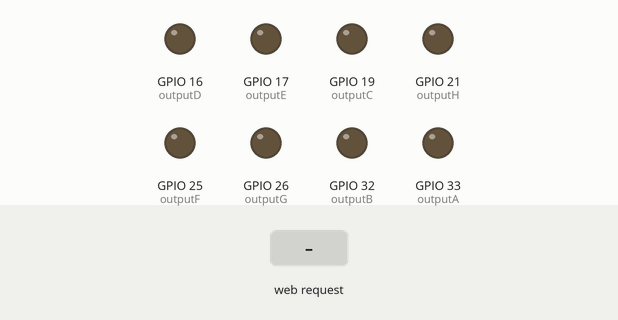
A sketch run on a simulated ESP32. Shown: output pins drawn as LEDs (lit = HIGH). The inputs (shaded band) are chosen by the test bench. WiFi joins after 1.5 s; servers stay silent unless stated; what the sketch prints to the serial monitor is not drawn.

Above: at 2.7 s.
2.8 s: HTTP request GET /A/on received
At 3.8 s:
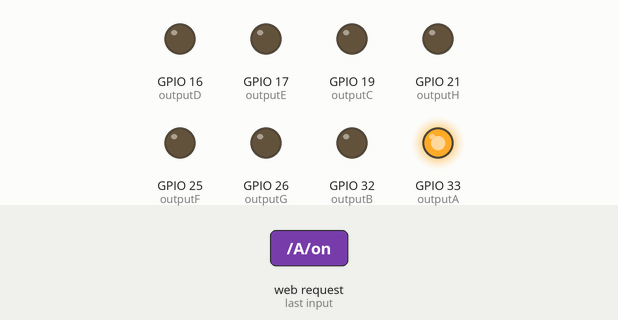
4.3 s: HTTP request GET /B/on received
At 5.0 s:
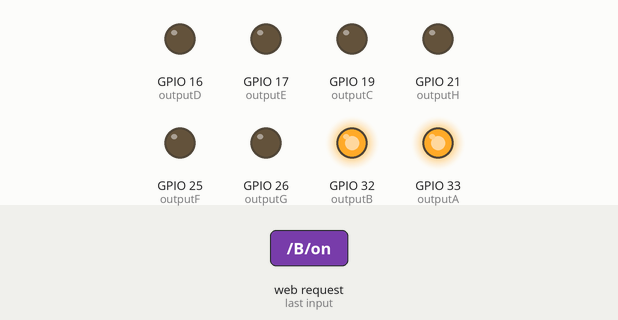
5.8 s: HTTP request GET /A/off received
At 6.1 s:
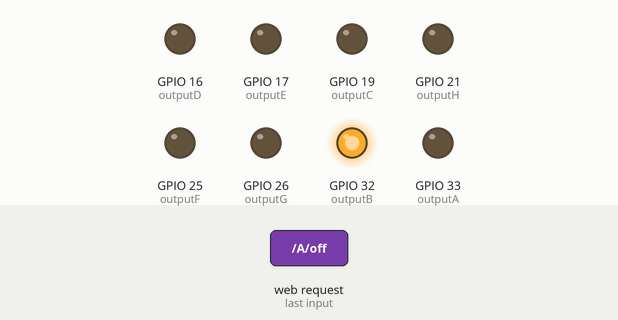
7.3 s: HTTP request GET /C/on received
At 8.5 s:
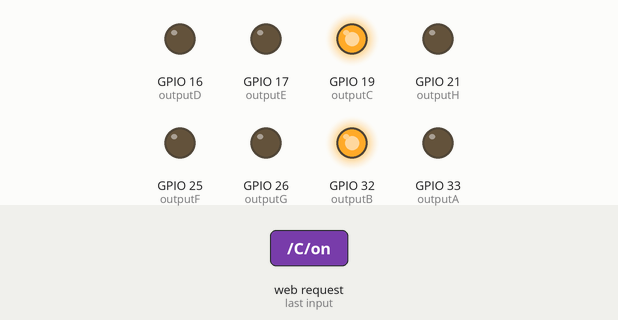
8.8 s: HTTP request GET /B/off received
At 9.6 s:
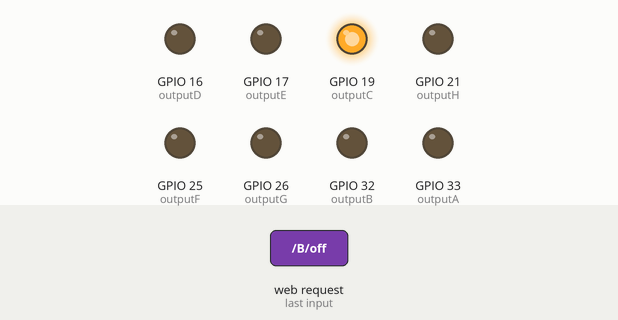
10.3 s: HTTP request GET /D/on received
At 10.7 s:
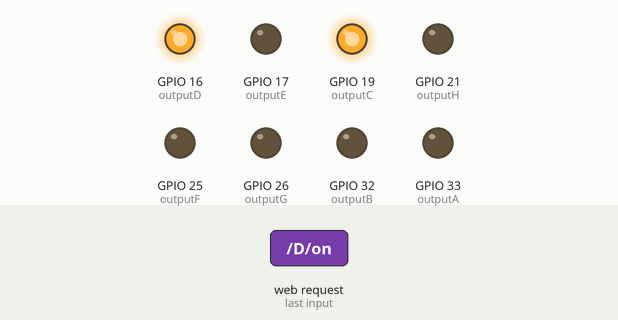
Timing chart, 0 to 12.8 s (numbered marks = the images above; inputs shaded):
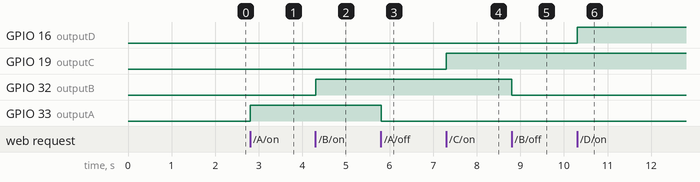

The sketch:

Practica_10_botonesDisplay.ino
```cpp
#include <WiFi.h>

// Replace with your network credentials
const char* ssid = "Nostromo180924609";
const char* password = "499FDF854qSVh84E";
// Set web server port number to 80
WiFiServer server(80);
// Variable to store the HTTP request
String header;
// Auxiliar variables to store the current output state
String outputAState = "off";
String outputBState = "off";
String outputCState = "off";
String outputDState = "off";
String outputEState = "off";
String outputFState = "off";
String outputGState = "off";
String outputHState = "off";
// Assign output variables to GPIO pins
const int outputA = 33;
const int outputB = 32;
const int outputC = 19;
const int outputD = 16;
const int outputE = 17;
const int outputF = 25;
const int outputG = 26;
const int outputH = 21;
// Current time
unsigned long currentTime = millis();
// Previous time
unsigned long previousTime = 0;
// Define timeout time in milliseconds (example: 2000ms = 2s)
const long timeoutTime = 2000;
void setup() {
Serial.begin(115200);
// Initialize the output variables as outputs
pinMode(outputA, OUTPUT);
pinMode(outputB, OUTPUT);
pinMode(outputC, OUTPUT);
pinMode(outputD, OUTPUT);
pinMode(outputE, OUTPUT);
pinMode(outputF, OUTPUT);
pinMode(outputG, OUTPUT);
pinMode(outputH, OUTPUT);
// Set outputs to LOW
digitalWrite(outputA, LOW);
digitalWrite(outputB, LOW);
digitalWrite(outputC, LOW);
digitalWrite(outputD, LOW);
digitalWrite(outputE, LOW);
digitalWrite(outputF, LOW);
digitalWrite(outputG, LOW);
digitalWrite(outputH, LOW);
// Connect to Wi-Fi network with SSID and password
Serial.print("Connecting to ");
Serial.println(ssid);
WiFi.begin(ssid, password);
while (WiFi.status() != WL_CONNECTED) {
delay(500);

Serial.print(".");
}
// Print local IP address and start web server
Serial.println("");
Serial.println("WiFi connected.");
Serial.println("IP address: ");
Serial.println(WiFi.localIP());
server.begin();
}
void loop(){
WiFiClient client = server.available(); // Listen for incoming clients
if (client) { // If a new client connects,
currentTime = millis();
previousTime = currentTime;
Serial.println("New Client."); // print a message out in the serial port
String currentLine = ""; // make a String to hold incoming data from the client
while (client.connected() && currentTime - previousTime <= timeoutTime)
{ // loop while the client's connected
currentTime = millis();
if (client.available()) { // if there's bytes to read from the client,
char c = client.read(); // read a byte, then
Serial.write(c); // print it out the serial monitor
header += c;
if (c == '\n') { // if the byte is a newline character
// if the current line is blank, you got two newline characters in a row.
// that's the end of the client HTTP request, so send a response:
if (currentLine.length() == 0) {
// HTTP headers always start with a response code (e.g.HTTP/1.1 200 OK)
// and a content-type so the client knows what's coming, then a blank line:
client.println("HTTP/1.1 200 OK");
client.println("Content-type:text/html");
client.println("Connection: close");
client.println();

// turns the GPIOs on and off
if (header.indexOf("GET /A/on") >= 0) {
Serial.println("GPIO A on");
outputAState = "on";
digitalWrite(outputA, HIGH);
} else if (header.indexOf("GET /A/off") >= 0) {
Serial.println("GPIO A off");
outputAState = "off";
digitalWrite(outputA, LOW);
} else if (header.indexOf("GET /B/on") >= 0) {
Serial.println("GPIO B on");
outputBState = "on";
digitalWrite(outputB, HIGH);
} else if (header.indexOf("GET /B/off") >= 0) {
Serial.println("GPIO B off");
outputBState = "off";
digitalWrite(outputB, LOW);///
} else if (header.indexOf("GET /C/on") >= 0) {
Serial.println("GPIO C on");
outputCState = "on";
digitalWrite(outputC, HIGH);
} else if (header.indexOf("GET /C/off") >= 0) {
Serial.println("GPIO C off");
outputCState = "off";
digitalWrite(outputC, LOW); //
} else if (header.indexOf("GET /D/on") >= 0) {
Serial.println("GPIO D on");
outputDState = "on";
digitalWrite(outputD, HIGH);
} else if (header.indexOf("GET /D/off") >= 0) {
Serial.println("GPIO D off");
outputDState = "off";
digitalWrite(outputD, LOW); ///
} else if (header.indexOf("GET /E/on") >= 0) {
Serial.println("GPIO E on");
outputEState = "on";
digitalWrite(outputE, HIGH);
} else if (header.indexOf("GET /E/off") >= 0) {
Serial.println("GPIO E off");
outputEState = "off";
digitalWrite(outputE, LOW); //
} else if (header.indexOf("GET /F/on") >= 0) {
Serial.println("GPIO F on");
outputFState = "on";
digitalWrite(outputF, HIGH);
} else if (header.indexOf("GET /F/off") >= 0) {
Serial.println("GPIO F off");
outputFState = "off";
digitalWrite(outputF, LOW); //
} else if (header.indexOf("GET /G/on") >= 0) {
Serial.println("GPIO G on");
outputGState = "on";
digitalWrite(outputG, HIGH);
} else if (header.indexOf("GET /G/off") >= 0) {
Serial.println("GPIO G off");
outputGState = "off";
digitalWrite(outputG, LOW); ///
} else if (header.indexOf("GET /H/on") >= 0) {
Serial.println("GPIO H on");
outputHState = "on";
digitalWrite(outputH, HIGH);
} else if (header.indexOf("GET /H/off") >= 0) {
Serial.println("GPIO H off");
outputHState = "off";
digitalWrite(outputH, LOW);
}
// Display the HTML web page
client.println("<!DOCTYPE html><html>");
client.println("<head><meta name=\"viewport\"content=\"width=device-width, initial-scale=1\">");
client.println("<link rel=\"icon\" href=\"data:,\">");
// CSS to style the on/off buttons
// Feel free to change the background-color and font-size attributes to fit your preferences
client.println("<style>html { font-family: Helvetica; display:inline-block; margin: 0px auto; text-align: center;}");
client.println(".button { background-color: #4CAF50; border:none; color: white; padding: 16px 40px;");
client.println("text-decoration: none; font-size: 30px; margin:2px; cursor: pointer;}");
client.println(".button2 {background-color:#555555;}</style></head>");
// Web Page Heading
client.println("<body><h1>ESP32 Web Server</h1>");
// Display current state, and ON/OFF buttons for GPIO 26
client.println("<p>GPIO A - State " + outputAState + "</p>");
// If the output26State is off, it displays the ON button

if (outputAState=="off") {
client.println("<p><a href=\"/A/on\"><buttonclass=\"button\">ON</button></a></p>");
} else {
client.println("<p><a href=\"/A/off\"><button class=\"buttonbutton2\">OFF</button></a></p>");
}
// Display current state, and ON/OFF buttons for GPIO 27
client.println("<p>GPIO B - State " + outputBState + "</p>");
// If the output27State is off, it displays the ON button
if (outputBState=="off") {
client.println("<p><a href=\"/B/on\"><buttonclass=\"button\">ON</button></a></p>");
} else {
client.println("<p><a href=\"/B/off\"><button class=\"buttonbutton2\">OFF</button></a></p>");
}
client.println("</body></html>");//
client.println("<p>GPIO C - State " + outputCState + "</p>");
// If the output27State is off, it displays the ON button
if (outputCState=="off") {
client.println("<p><a href=\"/C/on\"><buttonclass=\"button\">ON</button></a></p>");
} else {
client.println("<p><a href=\"/C/off\"><button class=\"buttonbutton2\">OFF</button></a></p>");
}
client.println("</body></html>");//
client.println("<p>GPIO D - State " + outputDState + "</p>");
// If the output27State is off, it displays the ON button
if (outputDState=="off") {
client.println("<p><a href=\"/D/on\"><buttonclass=\"button\">ON</button></a></p>");
} else {
client.println("<p><a href=\"/D/off\"><button class=\"buttonbutton2\">OFF</button></a></p>");
}
client.println("</body></html>"); //
client.println("<p>GPIO E - State " + outputEState + "</p>");
// If the output27State is off, it displays the ON button
if (outputEState=="off") {
client.println("<p><a href=\"/E/on\"><buttonclass=\"button\">ON</button></a></p>");
} else {
client.println("<p><a href=\"/E/off\"><button class=\"buttonbutton2\">OFF</button></a></p>");
}
client.println("</body></html>"); //
client.println("<p>GPIO F - State " + outputFState + "</p>");
// If the output27State is off, it displays the ON button
if (outputFState=="off") {
client.println("<p><a href=\"/F/on\"><buttonclass=\"button\">ON</button></a></p>");
} else {
client.println("<p><a href=\"/F/off\"><button class=\"buttonbutton2\">OFF</button></a></p>");
}
client.println("</body></html>");//
client.println("<p>GPIO G - State " + outputGState + "</p>");
// If the output27State is off, it displays the ON button
if (outputGState=="off") {
client.println("<p><a href=\"/G/on\"><buttonclass=\"button\">ON</button></a></p>");
} else {
client.println("<p><a href=\"/G/off\"><button class=\"buttonbutton2\">OFF</button></a></p>");
}
client.println("</body></html>");//
client.println("<p>GPIO H - State " + outputHState + "</p>");
// If the output27State is off, it displays the ON button
if (outputHState=="off") {
client.println("<p><a href=\"/H/on\"><buttonclass=\"button\">ON</button></a></p>");
} else {
client.println("<p><a href=\"/H/off\"><button class=\"buttonbutton2\">OFF</button></a></p>");
}
client.println("</body></html>");
// The HTTP response ends with another blank line
client.println();
// Break out of the while loop
break;
} else { // if you got a newline, then clear currentLine
currentLine = "";
}
} else if (c != '\r') { // if you got anything else but a carriage return character,
currentLine += c; // add it to the end of the currentLine
}
}
}
// Clear the header variable
header = "";
// Close the connection
client.stop();
Serial.println("Client disconnected.");
Serial.println("");
}
}
```

Measured:
- after the input at 2.8 s, GPIO 33 (outputA): LOW → HIGH at once
- after the input at 4.3 s, GPIO 32 (outputB): LOW → HIGH at once
- after the input at 5.8 s, GPIO 33 (outputA): HIGH → LOW at once
- after the input at 7.3 s, GPIO 19 (outputC): LOW → HIGH at once
- after the input at 8.8 s, GPIO 32 (outputB): HIGH → LOW at once
- after the input at 10.3 s, GPIO 16 (outputD): LOW → HIGH at once
